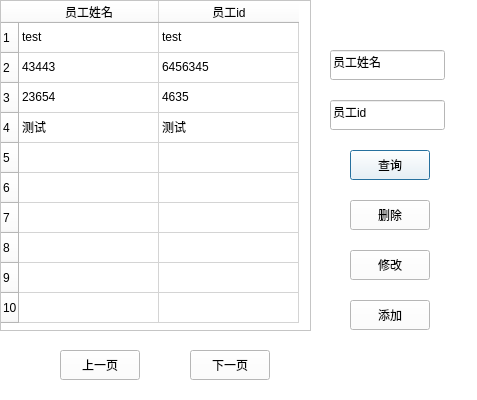
<?xml version="1.0" encoding="UTF-8"?>
<ui version="4.0">
 <class>staffManage</class>
 <widget class="QDialog" name="staffManage">
  <property name="geometry">
   <rect>
    <x>0</x>
    <y>0</y>
    <width>477</width>
    <height>400</height>
   </rect>
  </property>
  <property name="windowTitle">
   <string>员工管理</string>
  </property>
  <property name="styleSheet">
   <string notr="true">*{background-color: rgb(255, 255, 255)}</string>
  </property>
  <widget class="QTableWidget" name="tableWidget">
   <property name="geometry">
    <rect>
     <x>0</x>
     <y>0</y>
     <width>311</width>
     <height>331</height>
    </rect>
   </property>
   <attribute name="horizontalHeaderDefaultSectionSize">
    <number>140</number>
   </attribute>
   <row>
    <property name="text">
     <string>1</string>
    </property>
   </row>
   <row>
    <property name="text">
     <string>2</string>
    </property>
   </row>
   <row>
    <property name="text">
     <string>3</string>
    </property>
   </row>
   <row>
    <property name="text">
     <string>4</string>
    </property>
   </row>
   <row>
    <property name="text">
     <string>5</string>
    </property>
   </row>
   <row>
    <property name="text">
     <string>6</string>
    </property>
   </row>
   <row>
    <property name="text">
     <string>7</string>
    </property>
   </row>
   <row>
    <property name="text">
     <string>8</string>
    </property>
   </row>
   <row>
    <property name="text">
     <string>9</string>
    </property>
   </row>
   <row>
    <property name="text">
     <string>10</string>
    </property>
   </row>
   <column>
    <property name="text">
     <string>员工姓名</string>
    </property>
    <property name="background">
     <color>
      <red>255</red>
      <green>255</green>
      <blue>127</blue>
     </color>
    </property>
   </column>
   <column>
    <property name="text">
     <string>员工id</string>
    </property>
    <property name="background">
     <color>
      <red>255</red>
      <green>255</green>
      <blue>127</blue>
     </color>
    </property>
   </column>
   <item row="0" column="0">
    <property name="text">
     <string>test</string>
    </property>
   </item>
   <item row="0" column="1">
    <property name="text">
     <string>test</string>
    </property>
   </item>
   <item row="1" column="0">
    <property name="text">
     <string>43443</string>
    </property>
   </item>
   <item row="1" column="1">
    <property name="text">
     <string>6456345</string>
    </property>
   </item>
   <item row="2" column="0">
    <property name="text">
     <string>23654</string>
    </property>
   </item>
   <item row="2" column="1">
    <property name="text">
     <string>4635</string>
    </property>
   </item>
   <item row="3" column="0">
    <property name="text">
     <string>测试</string>
    </property>
   </item>
   <item row="3" column="1">
    <property name="text">
     <string>测试</string>
    </property>
   </item>
  </widget>
  <widget class="QLineEdit" name="lineEdit">
   <property name="geometry">
    <rect>
     <x>330</x>
     <y>50</y>
     <width>115</width>
     <height>30</height>
    </rect>
   </property>
   <property name="text">
    <string>员工姓名</string>
   </property>
  </widget>
  <widget class="QLineEdit" name="lineEdit_2">
   <property name="geometry">
    <rect>
     <x>330</x>
     <y>100</y>
     <width>115</width>
     <height>30</height>
    </rect>
   </property>
   <property name="text">
    <string>员工id</string>
   </property>
  </widget>
  <widget class="QPushButton" name="pushButton">
   <property name="geometry">
    <rect>
     <x>350</x>
     <y>150</y>
     <width>80</width>
     <height>30</height>
    </rect>
   </property>
   <property name="text">
    <string>查询</string>
   </property>
  </widget>
  <widget class="QPushButton" name="pushButton_2">
   <property name="geometry">
    <rect>
     <x>350</x>
     <y>200</y>
     <width>80</width>
     <height>30</height>
    </rect>
   </property>
   <property name="text">
    <string>删除</string>
   </property>
  </widget>
  <widget class="QPushButton" name="pushButton_3">
   <property name="geometry">
    <rect>
     <x>350</x>
     <y>250</y>
     <width>80</width>
     <height>30</height>
    </rect>
   </property>
   <property name="text">
    <string>修改</string>
   </property>
  </widget>
  <widget class="QPushButton" name="pushButton_4">
   <property name="geometry">
    <rect>
     <x>350</x>
     <y>300</y>
     <width>80</width>
     <height>30</height>
    </rect>
   </property>
   <property name="text">
    <string>添加</string>
   </property>
  </widget>
  <widget class="QPushButton" name="pushButton_5">
   <property name="geometry">
    <rect>
     <x>60</x>
     <y>350</y>
     <width>80</width>
     <height>30</height>
    </rect>
   </property>
   <property name="text">
    <string>上一页</string>
   </property>
  </widget>
  <widget class="QPushButton" name="pushButton_6">
   <property name="geometry">
    <rect>
     <x>190</x>
     <y>350</y>
     <width>80</width>
     <height>30</height>
    </rect>
   </property>
   <property name="text">
    <string>下一页</string>
   </property>
  </widget>
 </widget>
 <resources/>
 <connections>
  <connection>
   <sender>pushButton</sender>
   <signal>clicked()</signal>
   <receiver>staffManage</receiver>
   <slot>searchStaff()</slot>
   <hints>
    <hint type="sourcelabel">
     <x>402</x>
     <y>170</y>
    </hint>
    <hint type="destinationlabel">
     <x>387</x>
     <y>191</y>
    </hint>
   </hints>
  </connection>
  <connection>
   <sender>pushButton_2</sender>
   <signal>clicked()</signal>
   <receiver>staffManage</receiver>
   <slot>deleteStaff()</slot>
   <hints>
    <hint type="sourcelabel">
     <x>417</x>
     <y>224</y>
    </hint>
    <hint type="destinationlabel">
     <x>441</x>
     <y>219</y>
    </hint>
   </hints>
  </connection>
  <connection>
   <sender>pushButton_3</sender>
   <signal>clicked()</signal>
   <receiver>staffManage</receiver>
   <slot>editStaff()</slot>
   <hints>
    <hint type="sourcelabel">
     <x>380</x>
     <y>266</y>
    </hint>
    <hint type="destinationlabel">
     <x>444</x>
     <y>267</y>
    </hint>
   </hints>
  </connection>
  <connection>
   <sender>pushButton_4</sender>
   <signal>clicked()</signal>
   <receiver>staffManage</receiver>
   <slot>addStaff()</slot>
   <hints>
    <hint type="sourcelabel">
     <x>421</x>
     <y>324</y>
    </hint>
    <hint type="destinationlabel">
     <x>456</x>
     <y>316</y>
    </hint>
   </hints>
  </connection>
  <connection>
   <sender>pushButton_5</sender>
   <signal>clicked()</signal>
   <receiver>staffManage</receiver>
   <slot>beforePage()</slot>
   <hints>
    <hint type="sourcelabel">
     <x>108</x>
     <y>364</y>
    </hint>
    <hint type="destinationlabel">
     <x>168</x>
     <y>359</y>
    </hint>
   </hints>
  </connection>
  <connection>
   <sender>pushButton_6</sender>
   <signal>clicked()</signal>
   <receiver>staffManage</receiver>
   <slot>nextPage()</slot>
   <hints>
    <hint type="sourcelabel">
     <x>260</x>
     <y>352</y>
    </hint>
    <hint type="destinationlabel">
     <x>313</x>
     <y>353</y>
    </hint>
   </hints>
  </connection>
 </connections>
 <slots>
  <slot>searchStaff()</slot>
  <slot>deleteStaff()</slot>
  <slot>editStaff()</slot>
  <slot>slot1()</slot>
  <slot>addStaff()</slot>
  <slot>beforePage()</slot>
  <slot>nextPage()</slot>
 </slots>
</ui>
